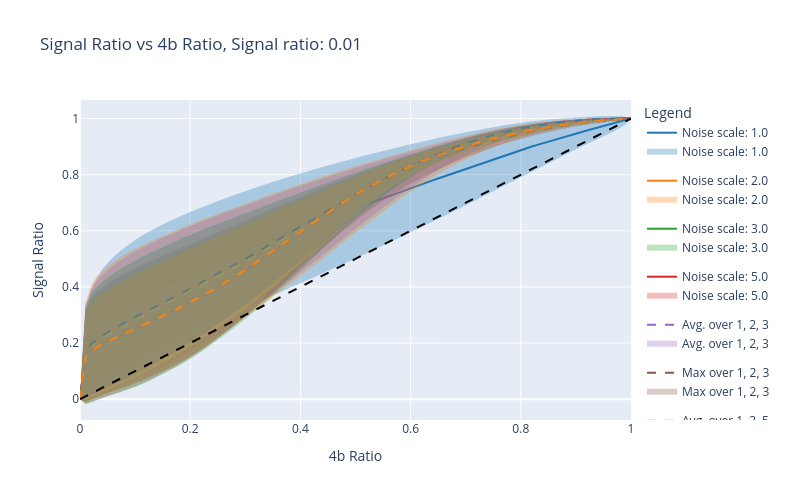
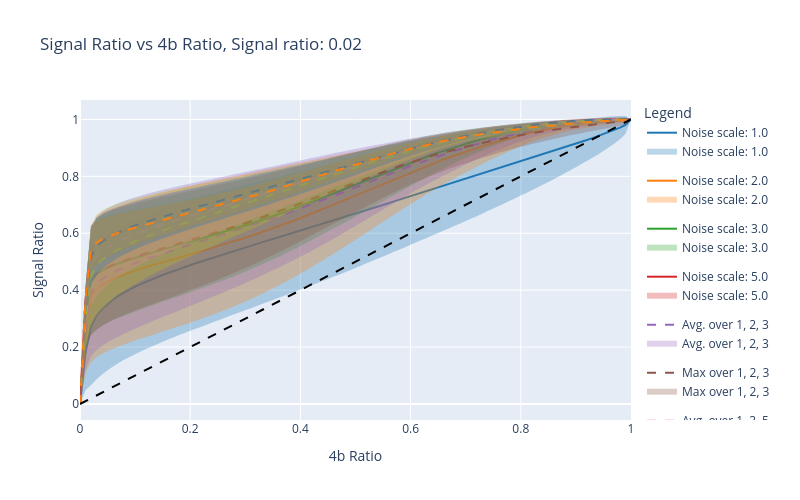

Source (notebook cell) for these figures, in order:
### Code cell
from itertools import cycle
import plotly.graph_objects as go

ns_123 = [1.0, 2.0, 3.0]
ns_1235 = [1.0, 2.0, 3.0, 5.0]
ns_135 = [1.0, 3.0, 5.0]
ns_15 = [1.0, 5.0]
w_4b_ratio_range = np.arange(0, 1.01, 0.01)
seeds = range(50)

for signal_ratio in [0.01, 0.02]:
    w_signal_ratio_dict = {
    noise_scale: [] for noise_scale in ns_1235}
    w_signal_ratio_dict.update({
        "max_123": [],
        "avg_123": [],
        "max_135": [],
        "avg_135": [],
        "max_1235": [],
        "avg_1235": [],
        "max_15": [],
        "avg_15": []
        })
    for seed in tqdm.tqdm(seeds):
        events_tst = events_tst_dict[signal_ratio][seed]
        SR_stats = SR_stats_dict[signal_ratio][seed]
        SR_stats_avg_123 = np.mean([SR_stats[noise_scale] for noise_scale in ns_123], axis=0)
        SR_stats_max_123 = np.max([SR_stats[noise_scale] for noise_scale in ns_123], axis=0)
        SR_stats_avg_135 = np.mean([SR_stats[noise_scale] for noise_scale in ns_135], axis=0)
        SR_stats_max_135 = np.max([SR_stats[noise_scale] for noise_scale in ns_135], axis=0)
        SR_stats_avg_1235 = np.mean([SR_stats[noise_scale] for noise_scale in ns_1235], axis=0)
        SR_stats_max_1235 = np.max([SR_stats[noise_scale] for noise_scale in ns_1235], axis=0)
        SR_stats_avg_15 = np.mean([SR_stats[noise_scale] for noise_scale in ns_15], axis=0)
        SR_stats_max_15 = np.max([SR_stats[noise_scale] for noise_scale in ns_15], axis=0)
        
        for noise_scale in ns_1235:
            w_4b_ratio, w_signal_ratio = get_weights_by_sr_stats(events_tst, SR_stats[noise_scale])
            w_signal_ratio_dict[noise_scale].append(np.interp(w_4b_ratio_range, w_4b_ratio, w_signal_ratio))
            
        w_4b_ratio, w_signal_ratio = get_weights_by_sr_stats(events_tst, SR_stats_avg_123)
        w_signal_ratio_dict["avg_123"].append(np.interp(w_4b_ratio_range, w_4b_ratio, w_signal_ratio))
        w_4b_ratio, w_signal_ratio = get_weights_by_sr_stats(events_tst, SR_stats_max_123)
        w_signal_ratio_dict["max_123"].append(np.interp(w_4b_ratio_range, w_4b_ratio, w_signal_ratio))
        
        w_4b_ratio, w_signal_ratio = get_weights_by_sr_stats(events_tst, SR_stats_avg_135)
        w_signal_ratio_dict["avg_135"].append(np.interp(w_4b_ratio_range, w_4b_ratio, w_signal_ratio))
        w_4b_ratio, w_signal_ratio = get_weights_by_sr_stats(events_tst, SR_stats_max_135)
        w_signal_ratio_dict["max_135"].append(np.interp(w_4b_ratio_range, w_4b_ratio, w_signal_ratio))
        
        w_4b_ratio, w_signal_ratio = get_weights_by_sr_stats(events_tst, SR_stats_avg_1235)
        w_signal_ratio_dict["avg_1235"].append(np.interp(w_4b_ratio_range, w_4b_ratio, w_signal_ratio))
        w_4b_ratio, w_signal_ratio = get_weights_by_sr_stats(events_tst, SR_stats_max_1235)
        w_signal_ratio_dict["max_1235"].append(np.interp(w_4b_ratio_range, w_4b_ratio, w_signal_ratio))
        
        w_4b_ratio, w_signal_ratio = get_weights_by_sr_stats(events_tst, SR_stats_avg_15)
        w_signal_ratio_dict["avg_15"].append(np.interp(w_4b_ratio_range, w_4b_ratio, w_signal_ratio))
        w_4b_ratio, w_signal_ratio = get_weights_by_sr_stats(events_tst, SR_stats_max_15)
        w_signal_ratio_dict["max_15"].append(np.interp(w_4b_ratio_range, w_4b_ratio, w_signal_ratio))
        
    fig = go.Figure()
    colors = plt.rcParams['axes.prop_cycle'].by_key()['color']
    labels = [f"Noise scale: {noise_scale}" for noise_scale in ns_1235] + [
        "Avg. over 1, 2, 3",
        "Max over 1, 2, 3",
        "Avg. over 1, 3, 5",
        "Max over 1, 3, 5",
        "Avg. over 1, 2, 3, 5",
        "Max over 1, 2, 3, 5",
        "Avg. over 1, 5",
        "Max over 1, 5"
    ]
    idxs = ns_1235 + ["avg_123", "max_123", "avg_135", "max_135", "avg_1235", "max_1235", "avg_15", "max_15"]
    
    for color, idx, label in zip(cycle(colors), idxs, labels):
        mean_values = np.mean(w_signal_ratio_dict[idx], axis=0)
        std_values = np.std(w_signal_ratio_dict[idx], axis=0)
        fig.add_trace(go.Scatter(
            x=w_4b_ratio_range, 
            y=mean_values, 
            mode='lines', 
            name=label,
            legendgroup=label,
            line=dict(color=color, dash="solid" if idx in ns_1235 else "dash")
        ))
        fig.add_trace(go.Scatter(
            x=np.concatenate([w_4b_ratio_range, w_4b_ratio_range[::-1]]),
            y=np.concatenate([mean_values - std_values, (mean_values + std_values)[::-1]]),
            fill='toself',
            fillcolor=color,
            name=label,
            legendgroup=label,
            opacity=0.3,
            mode='none'
        ))
    fig.add_trace(go.Scatter(
        x=[0.0, 1.0],
        y=[0.0, 1.0],
        mode='lines',
        line=dict(color="black", dash="dash"), 
        name="y = x"
    ))
    fig.update_layout(
        title=f"Signal Ratio vs 4b Ratio, Signal ratio: {signal_ratio}",
        xaxis_title="4b Ratio",
        yaxis_title="Signal Ratio",
        legend_title="Legend",
        autosize=False,
        width=800,
        height=500,
    )
    fig.write_html(f"./data/plots/SR_vs_4b_ratio_signal_ratio={signal_ratio}.html")
    fig.show()
